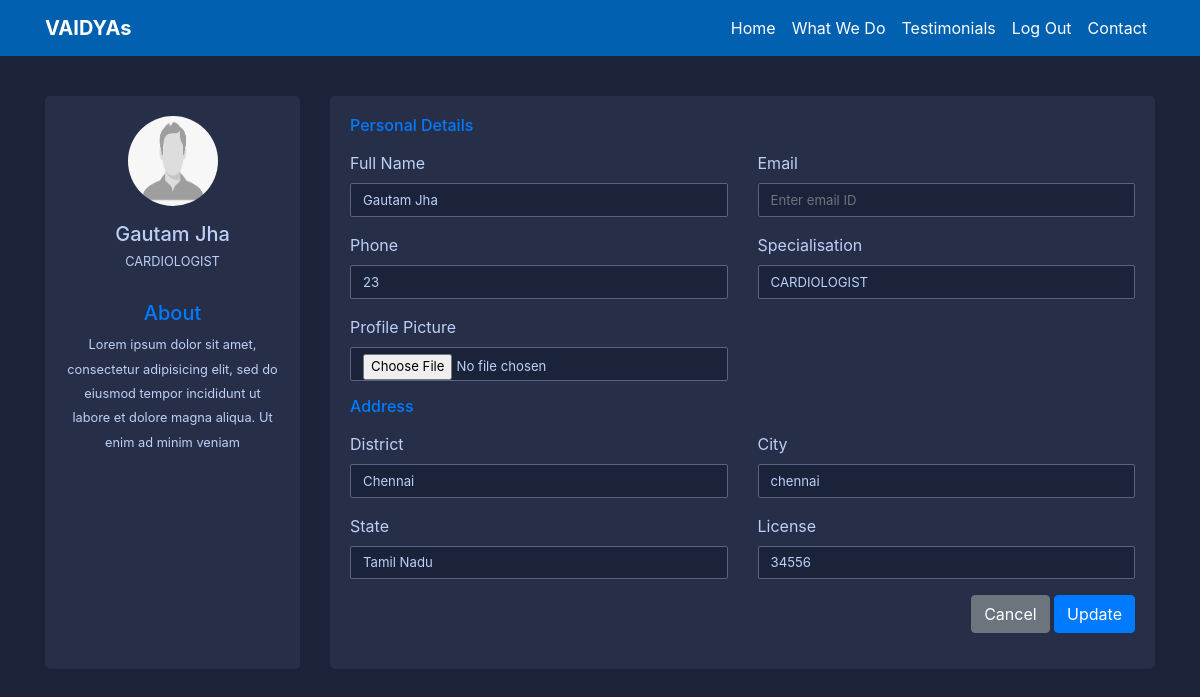
The app's page /doc_edit_profile/ (signed in) with its own data.
### mainapp/models.py (models this page shows, shortened)
class User(AbstractUser):
	is_patient= models.BooleanField(default=False)
	is_doctor= models.BooleanField(default=False)
	name=models.CharField(max_length=80)
	contact=models.IntegerField(default=90)
	city=models.CharField(max_length=30)
	district=models.CharField(max_length=30)
	state=models.CharField(max_length=30)
	pic = models.ImageField(upload_to = 'images/', default = './static/img/default.png', null=True)

class Doctor(models.Model):
	SPECIALISATION=(
	('PEDITRICIAN','Pediatrician'),
	('GYNECOLOGIST','Gynecologist '),
	('SURGEON','Surgeon'),
	('PSYCHIATRIST','Psychiatrist'),
	('CARDIOLOGIST','Cardiologist'),
	('DERMATOLOGIST','Dermatologist'),
	('GASTROENTEROLOGIST','Gastroenterologist'),
	('NEPHROLOGIST','Nephrologist')
	)
	user = models.OneToOneField(User,on_delete=models.CASCADE, primary_key=True)
	license=models.IntegerField(default=60)
	specialisation=models.CharField(max_length=20, choices=SPECIALISATION, null=True)

### mainapp/views.py (the view, shortened to what this page needs)
# urls.py: path('doc_edit_profile/', doc_edit_profile, name='doc_edit_profile'),
@login_required(login_url='/login/')
def doc_edit_profile(request):
	User = get_user_model()
	user=User.objects.get(id=request.user.id)
	doctor=Doctor.objects.get(user=request.user)
	context={'doctor':doctor}
	return render(request,'mainapp/doctor_edit_profile.html', context)

### mainapp/templates/mainapp/doctor_edit_profile.html (shortened to what this page needs)
{% extends 'mainapp/base.html' %}
{% load static %}
{% block content %}
<link rel="stylesheet" type="text/css" href="{% static 'css/doctoreditprofile.css' %}">
<div class="container" style="margin-top:40px ">
<div class="row gutters">
	<div class="col-xl-3 col-lg-3 col-md-12 col-sm-12 col-12">
		<div class="card h-100">
			<div class="card-body">
				<div class="account-settings">
					<div class="user-profile">
						<div class="user-avatar">
							<img src="{{user.pic.url}}" alt="Maxwell Admin">
						</div>
						<h5 class="user-name">{{user.name}}</h5>
						<h6 class="user-email">{{doctor.specialisation}}</h6>
					</div>
					<div class="about">
						<h5 class="mb-2 text-primary">About</h5>
						<p>Lorem ipsum dolor sit amet, consectetur adipisicing elit, sed do eiusmod
						tempor incididunt ut labore et dolore magna aliqua. Ut enim ad minim veniam</p>
					</div>
				</div>
			</div>
		</div>
	</div>
	<div class="col-xl-9 col-lg-9 col-md-12 col-sm-12 col-12">
		<div class="card h-100">
			<div class="card-body">
				<form method="POST" action="/doc_edit_profile/" enctype="multipart/form-data">
				<div class="row gutters">
					<div class="col-xl-12 col-lg-12 col-md-12 col-sm-12 col-12">
						<h6 class="mb-3 text-primary">Personal Details</h6>
					</div>
					<div class="col-xl-6 col-lg-6 col-md-6 col-sm-6 col-12">
						<div class="form-group">
							<label for="fullName">Full Name</label>
							<input type="text" class="form-control" id="fullName" value="{{user.name}}" placeholder="Enter full name" name="fname">
						</div>
					</div>
					<div class="col-xl-6 col-lg-6 col-md-6 col-sm-6 col-12">
						<div class="form-group">
							<label for="eMail">Email</label>
							<input type="email" class="form-control" id="eMail" placeholder="Enter email ID" name="femail">
						</div>
					</div>
					<div class="col-xl-6 col-lg-6 col-md-6 col-sm-6 col-12">
						<div class="form-group">
							<label for="phone">Phone</label>
							<input type="text" class="form-control" id="phone" value="{{user.contact}}" placeholder="Enter phone number" name="fcontact">
						</div>
					</div>
					<div class="col-xl-6 col-lg-6 col-md-6 col-sm-6 col-12">
						<div class="form-group">
							<label for="website" style="pointer-events: none;" >Specialisation</label>
							<input type="text" class="form-control"  id="website" value="{{doctor.specialisation}}" placeholder="Specialisation" name="fspecialisation"  style="pointer-events: none;" >
						</div>
					</div>
					<div class="col-xl-6 col-lg-6 col-md-6 col-sm-6 col-12">
						<div class="form-group">
							<label for="image">Profile Picture</label>
							<input type="file" class="form-control"  id="image"  placeholder="Upload image" name="fpic" >
						</div>
					</div>
				</div>
				<div class="row gutters">
					<div class="col-xl-12 col-lg-12 col-md-12 col-sm-12 col-12">
						<h6 class="mb-3 text-primary">Address</h6>
					</div>
					<div class="col-xl-6 col-lg-6 col-md-6 col-sm-6 col-12">
						<div class="form-group">
							<label for="Street">District</label>
							<input type="name" class="form-control" id="Street" value="{{user.district}}" placeholder="Enter Street" name="fdistrict">
						</div>
					</div>
					<div class="col-xl-6 col-lg-6 col-md-6 col-sm-6 col-12">
						<div class="form-group">
							<label for="ciTy">City</label>
							<input type="name" class="form-control" id="ciTy" value="{{user.city}}" placeholder="Enter City" name="fcity">
						</div>
					</div>
					<div class="col-xl-6 col-lg-6 col-md-6 col-sm-6 col-12">
						<div class="form-group">
							<label for="sTate">State</label>
							<input type="text" class="form-control" id="sTate" value="{{user.state}}" placeholder="Enter State" name="fstate">
						</div>
					</div>
					<div class="col-xl-6 col-lg-6 col-md-6 col-sm-6 col-12">
						<div class="form-group">
							<label for="zIp">License</label>
							<input type="text" class="form-control" id="zIp" value="{{doctor.license}}" placeholder="Zip Code" name="flicense">
						</div>
					</div>
				</div>
				<div class="row gutters">
					<div class="col-xl-12 col-lg-12 col-md-12 col-sm-12 col-12">
						<div class="text-right">
							<a href="{% url 'login_redirect_view' %}">
							<button type="button" id="submit" name="submit" class="btn btn-secondary">Cancel</button>
							</a>
							<button type="submit" id="submit" name="submit" class="btn btn-primary">Update</button>
						</div>
					</div>
				</div>
			</form>
			</div>
		</div>
	</div>
</div>
</div>
{% endblock %}

### mainapp/static/css/tooplate-infinite-loop.css (style rules this page uses)
body { font-family: "Raleway", sans-serif; font-size: 1.2em; margin: 0; padding: 0; overflow-x: hidden; }
a { transition: all 0.3s ease; color: #38B; }
::placeholder { color: #B30341; color: white; opacity: 1; }
p { line-height: 1.9; }

### mainapp/static/css/doctoreditprofile.css (style rules this page uses)
body { color: #bcd0f7; background: #1A233A; }
.account-settings .user-profile { margin: 0 0 1rem 0; padding-bottom: 1rem; text-align: center; }
.account-settings .user-profile .user-avatar { margin: 0 0 1rem 0; }
.account-settings .user-profile .user-avatar img { width: 90px; height: 90px; -webkit-border-radius: 100px; -moz-border-radius: 100px; border-radius: 100px; }
.account-settings .user-profile h5.user-name { margin: 0 0 0.5rem 0; }
.account-settings .user-profile h6.user-email { margin: 0; font-size: 0.8rem; font-weight: 400; }
.account-settings .about { margin: 1rem 0 0 0; font-size: 0.8rem; text-align: center; }
.card { background: #272E48; -webkit-border-radius: 5px; -moz-border-radius: 5px; border-radius: 5px; border: 0; margin-bottom: 1rem; }
.form-control { border: 1px solid #596280; -webkit-border-radius: 2px; -moz-border-radius: 2px; border-radius: 2px; font-size: .825rem; background: #1A233A; color: #bcd0f7; }

### records on screen
User: pic (placeholder picture), name "Gautam Jha", fname "Gautam Jha", fcontact "23", fdistrict "Chennai", fcity "chennai", fstate "Tamil Nadu"
Doctor: specialisation "CARDIOLOGIST", fspecialisation "CARDIOLOGIST", flicense "34556"
